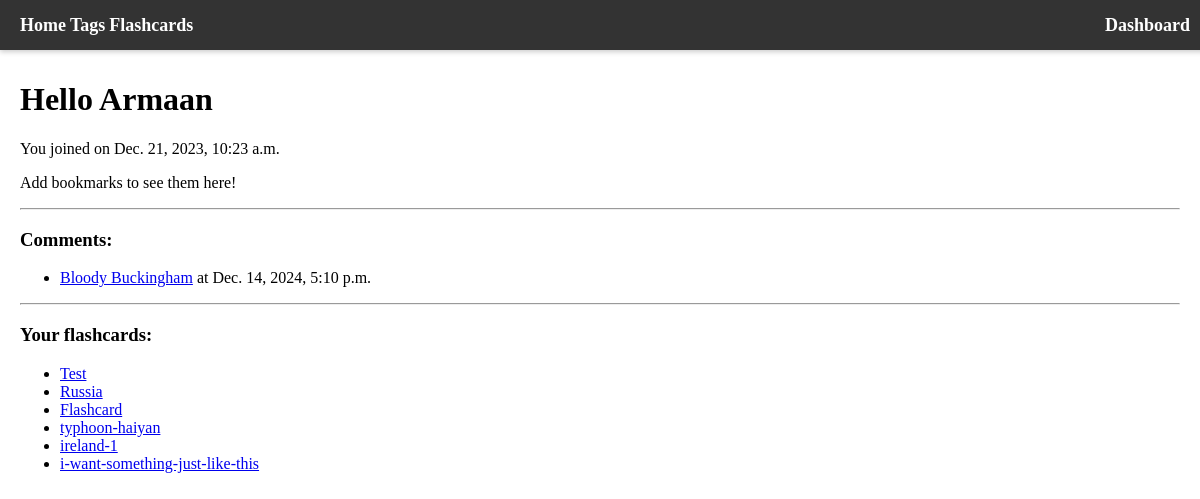
The app's page /dashboard (signed in), older data.
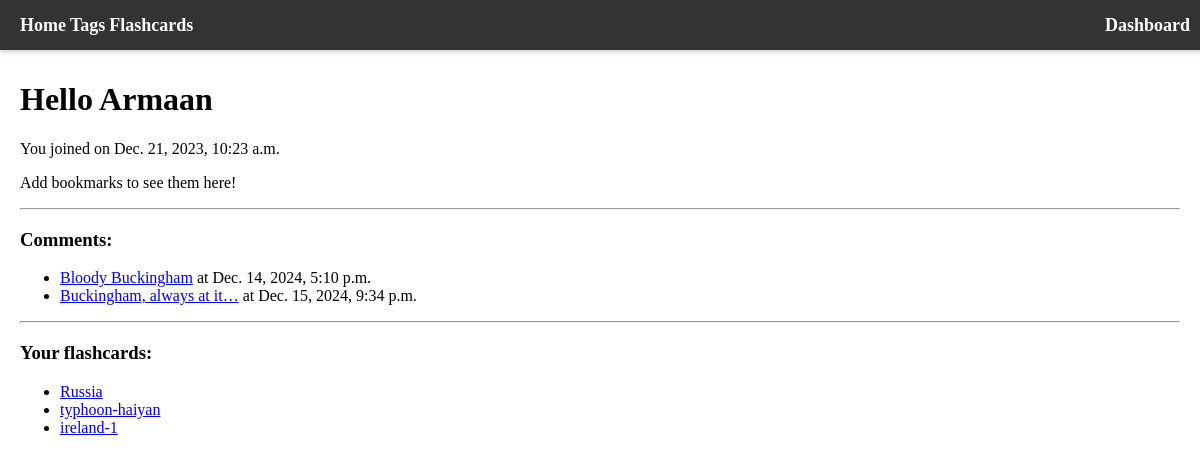
The same page, newer data.
### info/models.py (models this page shows, shortened)
class Comment(models.Model):
    id = models.UUIDField(primary_key=True, default=uuid.uuid4)
    pages = models.ForeignKey("Pages", blank=True, null=True ,on_delete=models.SET_NULL)
    user = models.ForeignKey("users.User", on_delete=models.SET_NULL, blank=True, null=True)
    date_created = models.DateTimeField(auto_now_add=True)
    text = models.TextField()

### quizzes/models.py (models this page shows, shortened)
class Flashcard(models.Model):
    id = models.UUIDField(primary_key=True, default=uuid.uuid4, editable=False)
    title = models.CharField(max_length=255)
    private = models.BooleanField(default=True)
    user = models.ForeignKey("users.User", blank=True, null=True, on_delete=models.CASCADE)
    tags = models.ManyToManyField("info.Tags", blank=True, related_name="Flashcard")

### users/views.py (the view)
# urls.py: path("dashboard", views.user_dashboard),
@login_required
def user_dashboard(request):
    user = request.user
    bookmarks = user.get_bookmarks()
    comments = user.get_comments()
    flashcards = user.get_flashcards()
    template = loader.get_template("dashboard.html")
    context = {
        "bookmarks": bookmarks,
        "comments": comments,
        "flashcards": flashcards
    }
    return HttpResponse(template.render(context=context, request=request))

### users/models.py (called while the page is built)
    def get_bookmarks(self):
        bookmarks = self.bookmark_set.all()
        return bookmarks

    def get_comments(self):
        comments = self.comment_set.all()
        return comments

    def get_flashcards(self):
        flashcards = self.flashcard_set.all()
        return flashcards

### users/templates/dashboard.html
{% extends "base.html" %}
    {% block content %}
        <h1>Hello {{user.username}}</h1>
        <p>You joined on {{user.date_joined}} </p>
        {% if bookmarks|length > 0%}
        <hr><h3>Bookmarks: </h3>
        <ul>
            {% for bookmark in bookmarks %}
            <li><a href="/page/{{bookmark.page.id}}/{{bookmark.page.title}}">{{bookmark.page.title}}</a></li>
            {% endfor %}
        </ul>
        {% else %}
        <p> Add bookmarks to see them here! </p>
        {% endif %}
        {% if comments|length > 0%}
        <hr><h3>Comments: </h3>
        <ul>
            {% for comment in comments %}
            <li> <a href="/page/{{comment.pages.id}}/{{comment.pages.title}}#{{comment.id}}">{{comment.text|truncatechars:25}}</a> at {{comment.date_created}} </li>
            {%endfor%}
        </ul>
        {% else %}
        <p> Create comments to see them here!</p>
        {%endif%}
        {%if flashcards|length > 0%}
        <hr>
        <h3>Your flashcards: </h3>
        <ul>
            {% for card in flashcards %}
            <li><a href="/flashcard/{{card.id}}/{{card.title}}">{{card.title}}</a></li>
            {% endfor %}
        </ul>
        {% else %}
        <p> <a href="/flashcards/add">Create a flashcard</a> to see them here!</p>
        {%endif%}
{% endblock %}

Row changes from the older to the newer data that the page shows:
removed Flashcard: title "Test"
removed Flashcard: title "Flashcard"
removed Flashcard: title "i-want-something-just-like-this"
added Comment: text "Buckingham, always at it…", date_created "Dec. 15, 2024, 9:34 p.m."
